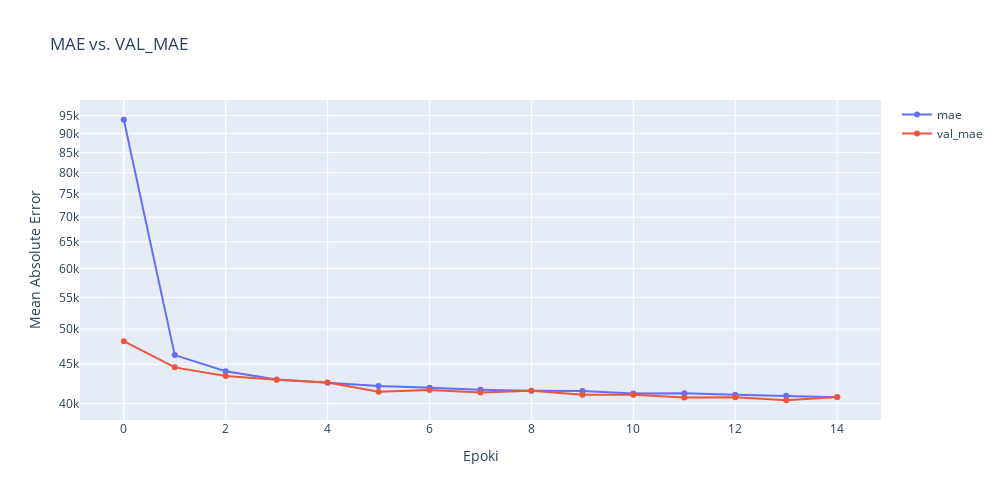
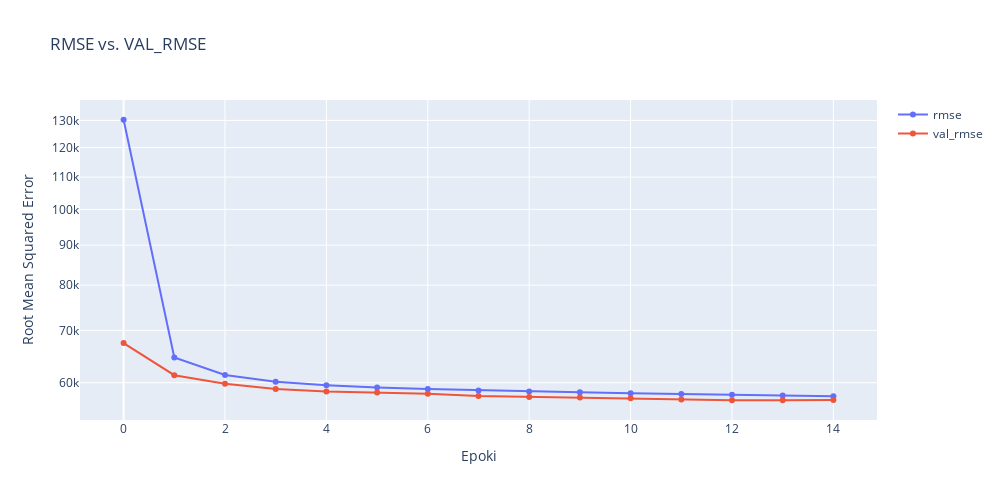

These figures' notebook cell, in order:
### Code cell
def plot_hist(history):
    hist = pd.DataFrame(history.history)
    hist['epoch'] = history.epoch
    hist['rmse'] = np.sqrt(hist['mse'])
    hist['val_rmse'] = np.sqrt(hist['val_mse'])

    fig = go.Figure()
    fig.add_trace(go.Scatter(x=hist['epoch'], y=hist['mae'], name='mae', mode='markers+lines'))
    fig.add_trace(go.Scatter(x=hist['epoch'], y=hist['val_mae'], name='val_mae', mode='markers+lines'))
    fig.update_layout(width=1000, height=500, title='MAE vs. VAL_MAE', xaxis_title='Epoki', yaxis_title='Mean Absolute Error', yaxis_type='log')
    fig.show()

    fig = go.Figure()
    fig.add_trace(go.Scatter(x=hist['epoch'], y=hist['rmse'], name='rmse', mode='markers+lines'))
    fig.add_trace(go.Scatter(x=hist['epoch'], y=hist['val_rmse'], name='val_rmse', mode='markers+lines'))
    fig.update_layout(width=1000, height=500, title='RMSE vs. VAL_RMSE', xaxis_title='Epoki', yaxis_title='Root Mean Squared Error', yaxis_type='log')
    fig.show()

plot_hist(history)

### Figure 1 — Plotly figure (JSON) as saved in the notebook; plotly's stock layout.template omitted (floating-point values rounded to 4 significant figures)
{"data": [{"mode": "markers+lines", "name": "mae", "type": "scatter", "x": [0, 1, 2, 3, 4, 5, 6, 7, 8, 9, 10, 11, 12, 13, 14], "y": [93826, 46250.0, 44060.0, 42970.0, 42550.0, 42140.0, 41930.0, 41670.0, 41530.0, 41520.0, 41190.0, 41230.0, 41050.0, 40940.0, 40760.0]}, {"mode": "markers+lines", "name": "val_mae", "type": "scatter", "x": [0, 1, 2, 3, 4, 5, 6, 7, 8, 9, 10, 11, 12, 13, 14], "y": [48220.0, 44570.0, 43430.0, 42950.0, 42590.0, 41410.0, 41630.0, 41310.0, 41560.0, 41050.0, 41060.0, 40720.0, 40750.0, 40380.0, 40760.0]}], "layout": {"height": 500, "title": {"text": "MAE vs. VAL_MAE"}, "width": 1000, "xaxis": {"title": {"text": "Epoki"}}, "yaxis": {"title": {"text": "Mean Absolute Error"}, "type": "log"}}}

### Figure 2 — Plotly figure (JSON) as saved in the notebook; plotly's stock layout.template omitted (floating-point values rounded to 4 significant figures)
{"data": [{"mode": "markers+lines", "name": "rmse", "type": "scatter", "x": [0, 1, 2, 3, 4, 5, 6, 7, 8, 9, 10, 11, 12, 13, 14], "y": [130300.0, 64620.0, 61390.0, 60150.0, 59560.0, 59150.0, 58870.0, 58650.0, 58480.0, 58320.0, 58150.0, 58030.0, 57880.0, 57780.0, 57650.0]}, {"mode": "markers+lines", "name": "val_rmse", "type": "scatter", "x": [0, 1, 2, 3, 4, 5, 6, 7, 8, 9, 10, 11, 12, 13, 14], "y": [67430.0, 61340.0, 59800.0, 58900.0, 58450.0, 58300.0, 58060.0, 57670.0, 57520.0, 57420.0, 57310.0, 57120.0, 56970.0, 56970.0, 57030.0]}], "layout": {"height": 500, "title": {"text": "RMSE vs. VAL_RMSE"}, "width": 1000, "xaxis": {"title": {"text": "Epoki"}}, "yaxis": {"title": {"text": "Root Mean Squared Error"}, "type": "log"}}}
